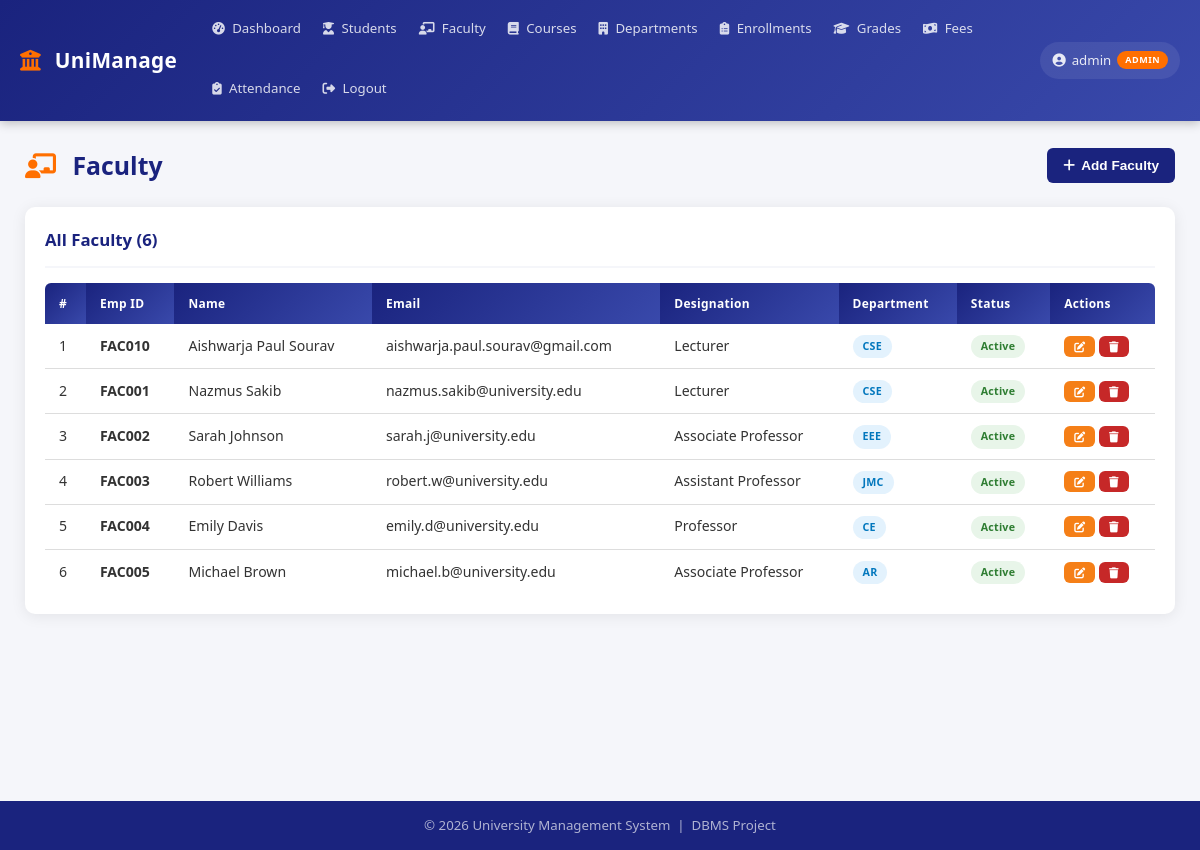
/modules/faculty.php (signed in), run on the app's committed database.
### tables this page shows
CREATE TABLE faculty (
    faculty_id INT AUTO_INCREMENT PRIMARY KEY,
    employee_id VARCHAR(20) UNIQUE NOT NULL,
    first_name VARCHAR(50) NOT NULL,
    last_name VARCHAR(50) NOT NULL,
    email VARCHAR(100) UNIQUE NOT NULL,
    phone VARCHAR(20),
    designation VARCHAR(100),
    qualification VARCHAR(100),
    dept_id INT,
    joining_date DATE,
    salary DECIMAL(10,2),
    status ENUM('Active','Inactive','On Leave') DEFAULT 'Active',
    created_at TIMESTAMP DEFAULT CURRENT_TIMESTAMP,
    FOREIGN KEY (dept_id) REFERENCES departments(dept_id) ON DELETE SET NULL
);

CREATE TABLE departments (
    dept_id INT AUTO_INCREMENT PRIMARY KEY,
    dept_name VARCHAR(100) NOT NULL,
    dept_code VARCHAR(20) NOT NULL UNIQUE,
    hod_name VARCHAR(100),
    established_year INT,
    created_at TIMESTAMP DEFAULT CURRENT_TIMESTAMP
);

### includes/config.php (called while the page is built, shortened)
<?php
function isAdmin():   bool { return ($_SESSION['role'] ?? '') === 'admin'; }
function isFaculty(): bool { return ($_SESSION['role'] ?? '') === 'faculty'; }

### modules/faculty.php (the view, shortened to what this page needs)
<?php
require_once __DIR__ . '/../includes/header.php';
require_once __DIR__ . '/../includes/db.php';
if (isFaculty()) {
    $my_fac_id    = intval($_SESSION['ref_id'] ?? 0);
    $faculty_list = $conn->query("
        SELECT f.*, d.dept_code, d.dept_name
        FROM faculty f
        LEFT JOIN departments d ON f.dept_id = d.dept_id
        WHERE f.faculty_id = $my_fac_id
    ");
} else {
    $faculty_list = $conn->query("
        SELECT f.*, d.dept_code, d.dept_name
        FROM faculty f
        LEFT JOIN departments d ON f.dept_id = d.dept_id
        ORDER BY f.created_at DESC
    ");
}
?>
<div class="page-header">
    <h2>
        <i class="fas fa-chalkboard-teacher"></i> Faculty
    </h2>
    <?php if (isAdmin()): ?>
    <button class="btn btn-primary"
            onclick="document.getElementById('facModal').classList.add('active')">
        <i class="fas fa-plus"></i> Add Faculty
    </button>
    <?php endif; ?>
</div>
<div class="card">
    <div class="card-header">
        <h3><?= isFaculty() ? 'My Profile' : 'All Faculty (' . $faculty_list->num_rows . ')' ?></h3>
    </div>
    <div class="table-container">
        <table>
            <thead>
                <tr>
                    <th>#</th><th>Emp ID</th><th>Name</th><th>Email</th>
                    <th>Designation</th><th>Department</th><th>Status</th>
                    <?php if (isAdmin()): ?><th>Actions</th><?php endif; ?>
                </tr>
            </thead>
            <tbody>
            <?php
            $i        = 1;
            while ($f = $faculty_list->fetch_assoc()):
                $badge = match($f['status']) {
                    'Active'   => 'badge-success',
                    'On Leave' => 'badge-warning',
                    default    => 'badge-secondary'
                };
            ?>
            <tr>
                <td><?= $i++ ?></td>
                <td><strong><?= htmlspecialchars($f['employee_id']) ?></strong></td>
                <td><?= htmlspecialchars($f['first_name'] . ' ' . $f['last_name']) ?></td>
                <td><?= htmlspecialchars($f['email']) ?></td>
                <td><?= htmlspecialchars($f['designation']) ?></td>
                <td><span class="badge badge-info"><?= $f['dept_code'] ?? 'N/A' ?></span></td>
                <td><span class="badge <?= $badge ?>"><?= $f['status'] ?></span></td>
                <?php if (isAdmin()): ?>
                <td>
                    <a href="?edit=<?= $f['faculty_id'] ?>" class="btn btn-warning btn-sm">
                        <i class="fas fa-edit"></i>
                    </a>
                    <a href="?delete=<?= $f['faculty_id'] ?>" class="btn btn-danger btn-sm"
                       onclick="return confirm('Delete this faculty member?')">
                        <i class="fas fa-trash"></i>
                    </a>
                </td>
                <?php endif; ?>
            </tr>
            <?php endwhile; ?>
            </tbody>
        </table>
    </div>
</div>
<?php require_once __DIR__ . '/../includes/footer.php'; ?>

### css/style.css (style rules this page uses)
*, *::before, *::after { margin: 0; padding: 0; box-sizing: border-box; }
:root { --primary: #1a237e; --primary-light: #3949ab; --secondary: #ff6f00; --success: #2e7d32; --danger: #c62828; --warning: #f57f17; --info: #0277bd; --bg: #f5f6fa; --card-bg: #ffffff; --text: #333333; --text-muted: #777777; --border: #dddddd; --shadow: 0 2px 15px rgba(0, 0, 0, 0.08); --radius: 10px; --transition: 0.2s ease; }
html { scroll-behavior: smooth; }
body { font-family: 'Segoe UI', system-ui, -apple-system, sans-serif; background: var(--bg); color: var(--text); line-height: 1.6; min-height: 100vh; display: flex; flex-direction: column; }
a { text-decoration: none; color: inherit; }
.page-header { display: flex; justify-content: space-between; align-items: center; margin-bottom: 22px; flex-wrap: wrap; gap: 10px; }
.page-header h2 { color: var(--primary); font-size: 1.55em; font-weight: 700; }
.page-header h2 i { margin-right: 10px; color: var(--secondary); }
.card { background: var(--card-bg); border-radius: var(--radius); box-shadow: var(--shadow); padding: 20px; margin-bottom: 20px; }
.card-header { display: flex; justify-content: space-between; align-items: center; margin-bottom: 15px; padding-bottom: 12px; border-bottom: 2px solid var(--bg); flex-wrap: wrap; gap: 8px; }
.card-header h3 { color: var(--primary); font-size: 1.05em; font-weight: 600; }
.table-container { overflow-x: auto; }
table { width: 100%; border-collapse: collapse; font-size: 0.88em; }
thead th { background: linear-gradient(135deg, var(--primary), var(--primary-light)); color: #fff; padding: 11px 14px; text-align: left; font-weight: 600; white-space: nowrap; font-size: 0.85em; letter-spacing: 0.3px; }
thead th:first-child { border-radius: 6px 0 0 0; }
thead th:last-child { border-radius: 0 6px 0 0; }
tbody tr { border-bottom: 1px solid var(--border); transition: background var(--transition); }
tbody tr:last-child { border-bottom: none; }
tbody td { padding: 10px 14px; vertical-align: middle; }
.badge { display: inline-block; padding: 3px 10px; border-radius: 20px; font-size: 0.76em; font-weight: 600; white-space: nowrap; letter-spacing: 0.2px; }
.badge-success { background: #e8f5e9; color: var(--success); }
.badge-info { background: #e3f2fd; color: var(--info); }
.btn { padding: 8px 16px; border: none; border-radius: 6px; cursor: pointer; font-size: 0.85em; font-weight: 600; text-decoration: none; display: inline-flex; align-items: center; gap: 6px; transition: all var(--transition); white-space: nowrap; line-height: 1.4; }
.btn-primary { background: var(--primary); color: #fff; }
.btn-danger { background: var(--danger); color: #fff; }
.btn-warning { background: var(--warning); color: #fff; }
.btn-sm { padding: 5px 10px; font-size: 0.78em; }

### data on the page
faculty: employee "FAC010", first_name+last_name "Aishwarja Paul Sourav", email "aishwarja.paul.sourav@gmail.com", designation "Lecturer", dept.dept_code "CSE", status "Active"
faculty: employee "FAC001", first_name+last_name "Nazmus Sakib", email "nazmus.sakib@university.edu", designation "Lecturer", dept.dept_code "CSE", status "Active"
faculty: employee "FAC002", first_name+last_name "Sarah Johnson", email "sarah.j@university.edu", designation "Associate Professor", dept.dept_code "EEE", status "Active"
faculty: employee "FAC003", first_name+last_name "Robert Williams", email "robert.w@university.edu", designation "Assistant Professor", dept.dept_code "JMC", status "Active"
faculty: employee "FAC004", first_name+last_name "Emily Davis", email "emily.d@university.edu", designation "Professor", dept.dept_code "CE", status "Active"
faculty: employee "FAC005", first_name+last_name "Michael Brown", email "michael.b@university.edu", designation "Associate Professor", dept.dept_code "AR", status "Active"

### other printed values
$_SESSION['username'] "admin"
$_SESSION['role'] "ADMIN"
$faculty_list->num_rows "6"
